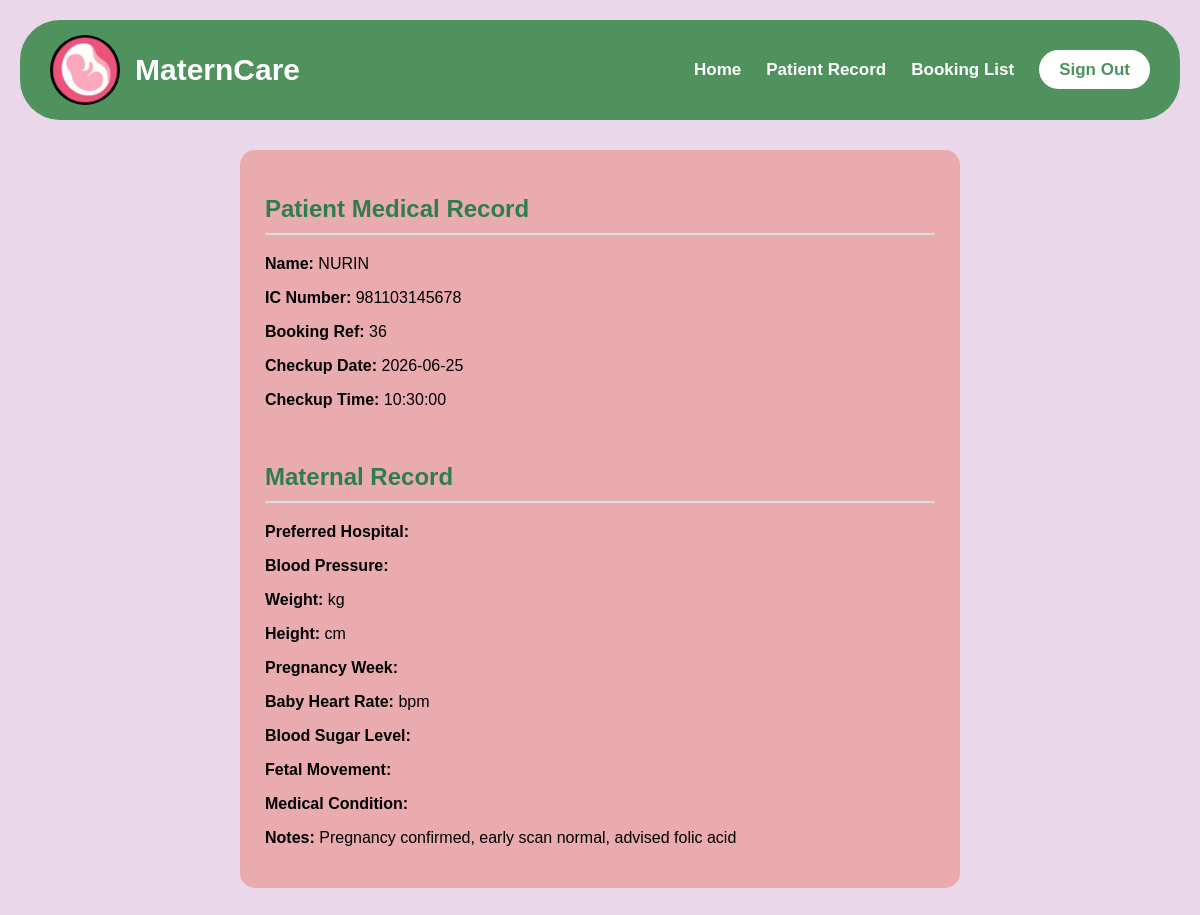
Page /patientdetails.php?record_ref=9 on the committed database.
### tables this page shows
CREATE TABLE `record` (
  `Record_REF` int(10) NOT NULL,
  `CheckupDate` date DEFAULT NULL,
  `CheckupTime` time DEFAULT NULL,
  `Notes` text DEFAULT NULL,
  `Booking_REF` int(10) DEFAULT NULL,
  `Name` varchar(100) NOT NULL,
  `Doctor_ID` varchar(10) DEFAULT NULL,
  `IC_Number` varchar(12) DEFAULT NULL
);

### patientdetails.php (the view, shortened to what this page needs)
<?php
$conn = mysqli_connect("localhost","root","","materncare");
$record_ref = $_GET['record_ref'];
$sql = "SELECT * FROM record WHERE Record_REF='$record_ref'";
$result = mysqli_query($conn,$sql);
$row = mysqli_fetch_assoc($result);
?>
<!DOCTYPE html>
<html>
<head>
    <link rel="stylesheet" href="healthassessment.css">
</head>
<body>
<nav>
    <div class="logo">
        <img src="logo.jfif" alt="Logo">
        <h1>MaternCare</h1>
    </div>
    <ul>
        <li><a href="doctorhome.php">Home</a></li>
        <li><a href="doctorrecord.php">Patient Record</a></li>
        <li><a href="bookinglist.php">Booking List</a></li>
        <li><a href="logout.php" class="logout-btn">Sign Out</a></li>
    </ul>
</nav>
<div class="container">
    <div class="section">
        <h2>Patient Medical Record</h2>
        <p><b>Name:</b> <?php echo $row['Name']; ?></p>
        <p><b>IC Number:</b> <?php echo $row['IC_Number']; ?></p>
        <p><b>Booking Ref:</b> <?php echo $row['Booking_REF']; ?></p>
        <p><b>Checkup Date:</b> <?php echo $row['CheckupDate']; ?></p>
        <p><b>Checkup Time:</b> <?php echo $row['CheckupTime']; ?></p>
        <br>
        <h2>Maternal Record</h2>
        <p><b>Preferred Hospital:</b> <?php echo $row['Hospital_Name']; ?></p>
        <p><b>Blood Pressure:</b> <?php echo $row['BloodPressure']; ?></p>
        <p><b>Weight:</b> <?php echo $row['Weight']; ?> kg</p>
        <p><b>Height:</b> <?php echo $row['Height']; ?> cm</p>
        <p><b>Pregnancy Week:</b> <?php echo $row['PregnancyWeek']; ?></p>
        <p><b>Baby Heart Rate:</b> <?php echo $row['BabyHeartRate']; ?> bpm</p>
        <p><b>Blood Sugar Level:</b> <?php echo $row['BloodSugarLevel']; ?></p>
        <p><b>Fetal Movement:</b> <?php echo $row['FetalMovement']; ?></p>
        <p><b>Medical Condition:</b> <?php echo $row['MedicalCondition']; ?></p>
        <p><b>Notes:</b> <?php echo $row['Notes']; ?></p>
    </div>
</div>
</body>
</html>

### healthassessment.css (style rules this page uses)
body { font-family:Arial,sans-serif; background:#ead7ea; margin:0; }
nav { background:#4f925d; margin:20px; border-radius:40px; padding:15px 30px; display:flex; justify-content:space-between; align-items:center; }
.logo { display:flex; align-items:center; gap:15px; }
.logo img { width:70px; height:70px; border-radius:50%; object-fit:cover; }
.logo h1 { margin:0; color:white; font-size:30px; font-weight:bold; }
nav ul { display:flex; align-items:center; list-style:none; gap:25px; margin:0; padding:0; }
nav ul li a { text-decoration:none; color:white; font-weight:bold; font-size:17px; }
.logout-btn { background:white; color:#4f925d !important; padding:10px 20px; border-radius:25px; text-decoration:none; font-weight:bold; }
h1 { text-align:center; color:#2e7d4f; margin-top:30px; }
.container { width:60%; margin:30px auto; }
.section { background:#E9ABAE; padding:25px; border-radius:15px; margin-bottom:25px; }
.section h2 { color:#2e7d4f; border-bottom:2px solid #ddd; padding-bottom:10px; }

### rows in the picture
record: Name "NURIN", IC_Number "981103145678", Booking_REF "36", CheckupDate "2026-06-25", CheckupTime "10:30:00", Notes "Pregnancy confirmed, early scan normal, advised folic acid"
